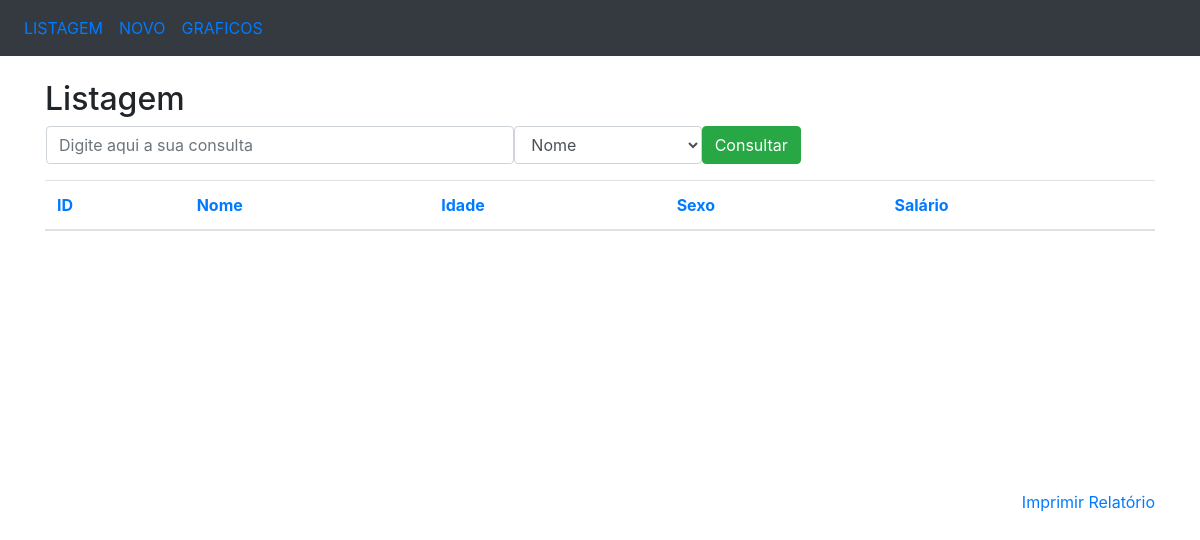
/listagem, run on an earlier commit of the app's database.
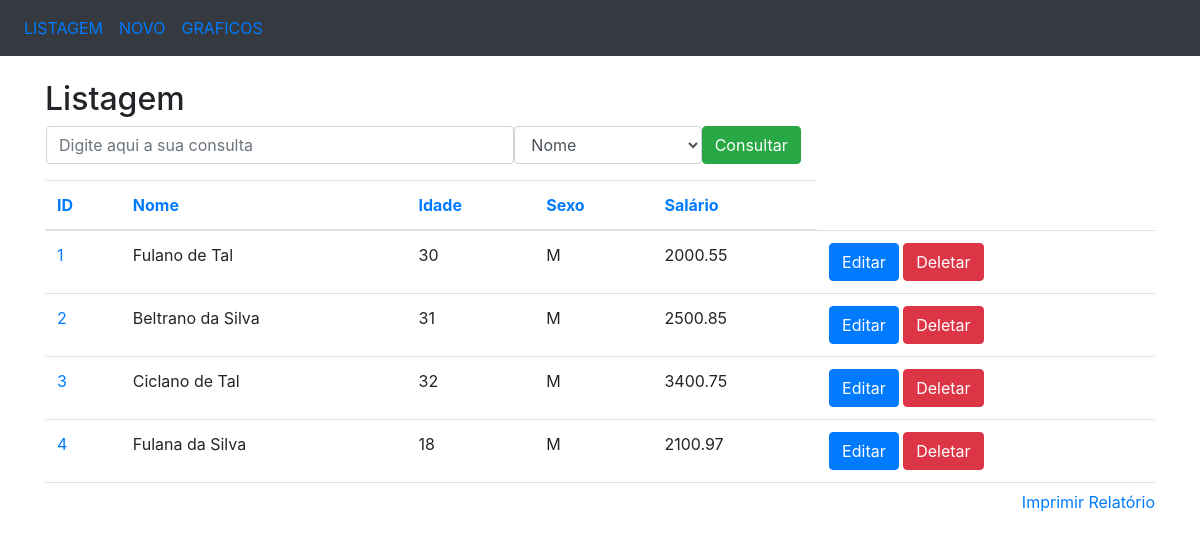
And on a later commit of the database.
### app/models/tables.py (models this page shows, shortened)
class Pessoa(db.Model):
	__tablename__ = 'pessoas'
	id = db.Column(db.Integer, primary_key=True)
	nome = db.Column(db.String(50), nullable=False)
	idade = db.Column(db.Integer)
	sexo = db.Column(db.String(1))
	salario = db.Column(db.Float)

### app/controllers/default.py (the view)
@app.route('/')
@app.route('/listagem')
def listagem():
	pessoas = Pessoa.query.all()
	return render_template('listagem.html', pessoas=pessoas, ordem='id')

### app/templates/listagem.html (shortened to what this page needs)
<!DOCTYPE html>
<html>
<head>
	<link rel="stylesheet" href="https://maxcdn.bootstrapcdn.com/bootstrap/4.3.1/css/bootstrap.min.css">
</head>
<body>
	<nav class="navbar navbar-expand-sm bg-dark">
		<ul class="navbar-nav">
			<li class="nav-item">
				<a class="nav-link" href="/listagem">LISTAGEM</a>
			</li>
			<li class="nav-item">
				<a class="nav-link" href="/insercao">NOVO</a>
			</li>
			<li class="nav-item">
				<a class="nav-link" href="/graficos">GRAFICOS</a>
			</li>
		</ul>
	</nav>
	<br>
	<div class="container">
		<h2>Listagem</h2>
		<form action="/consulta" method="POST" name="frm_consulta" class="ml-3">
			<div class="form-group">
				<div class="row">
					<input type="text" class="form-control col-md-5" name="consulta"
					placeholder="Digite aqui a sua consulta">
					<select class="form-control col-md-2" name="campo">
						<option value="nome">Nome</option>
					</select>
					<button type="submit" class="btn btn-success">Consultar</button>
				</div>
			</div>
		</form>
		<div style="overflow: scroll; height: 310px; width: 100%;" align="center">
			<table class="table">
				<thead>
					<tr>
						<th><a href="/ordenacao/id/{{ordem}}">ID</a></th>
						<th><a href="/ordenacao/nome/{{ordem}}">Nome</a></th>
						<th><a href="/ordenacao/idade/{{ordem}}">Idade</a></th>
						<th><a href="/ordenacao/sexo/{{ordem}}">Sexo</a></th>
						<th><a href="/ordenacao/salario/{{ordem}}">Salário</a></th>
					</tr>
				</thead>
				<tbody>
					{% for pessoa in pessoas %}
						<tr>
							<td nowrap="true">
								<a href="/selecao/{{pessoa.id}}">{{pessoa.id}}</a>
							</td>
							<td nowrap="true">{{pessoa.nome}}</td>
							<td nowrap="true">{{pessoa.idade}}</td>
							<td nowrap="true">{{pessoa.sexo}}</td>
							<td nowrap="true">{{pessoa.salario}}</td>
							<td>
								<a href="/edicao/{{pessoa.id}}"
								class="btn btn-primary" role="button">
									Editar
								</a>
								<a href="/delecao/{{pessoa.id}}"
								class="btn btn-danger" role="button">
									Deletar
								</a>
							</td>
						</tr>
					{% endfor %}
				</tbody>
			</table>
		</div>
		<a href="#" style="float: right;" onclick="relatorio()">Imprimir Relatório</a>
	</div>
</body>
</html>

What changed in the data, as far as the page shows it:
added Pessoa: id "1", nome "Fulano de Tal", idade "30", sexo "M", salario "2000.55"
added Pessoa: id "2", nome "Beltrano da Silva", idade "31", sexo "M", salario "2500.85"
added Pessoa: id "3", nome "Ciclano de Tal", idade "32", sexo "M", salario "3400.75"
added Pessoa: id "4", nome "Fulana da Silva", idade "18", sexo "M", salario "2100.97"
